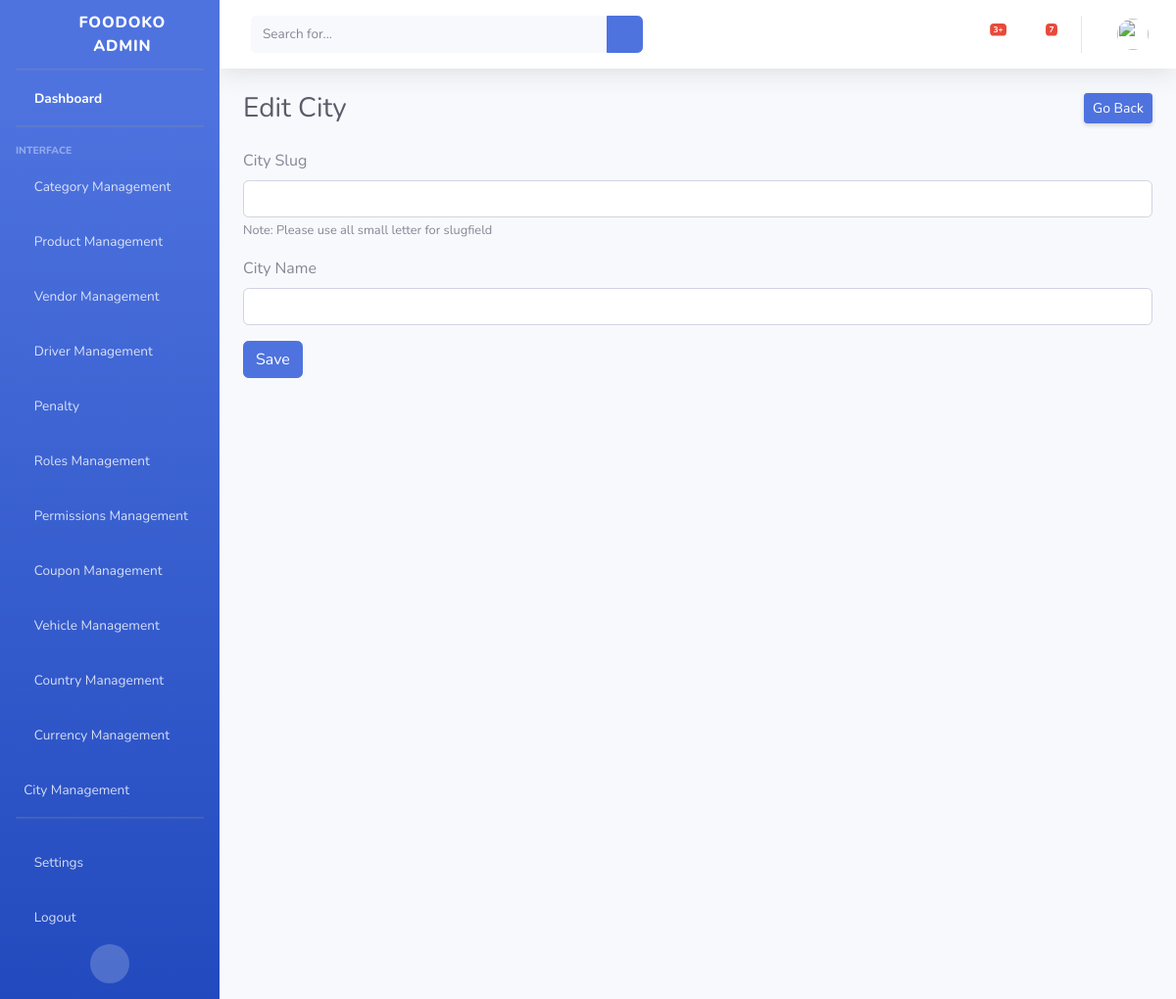
The app's page /adminpanel/edit-city/dhaka/, older data.
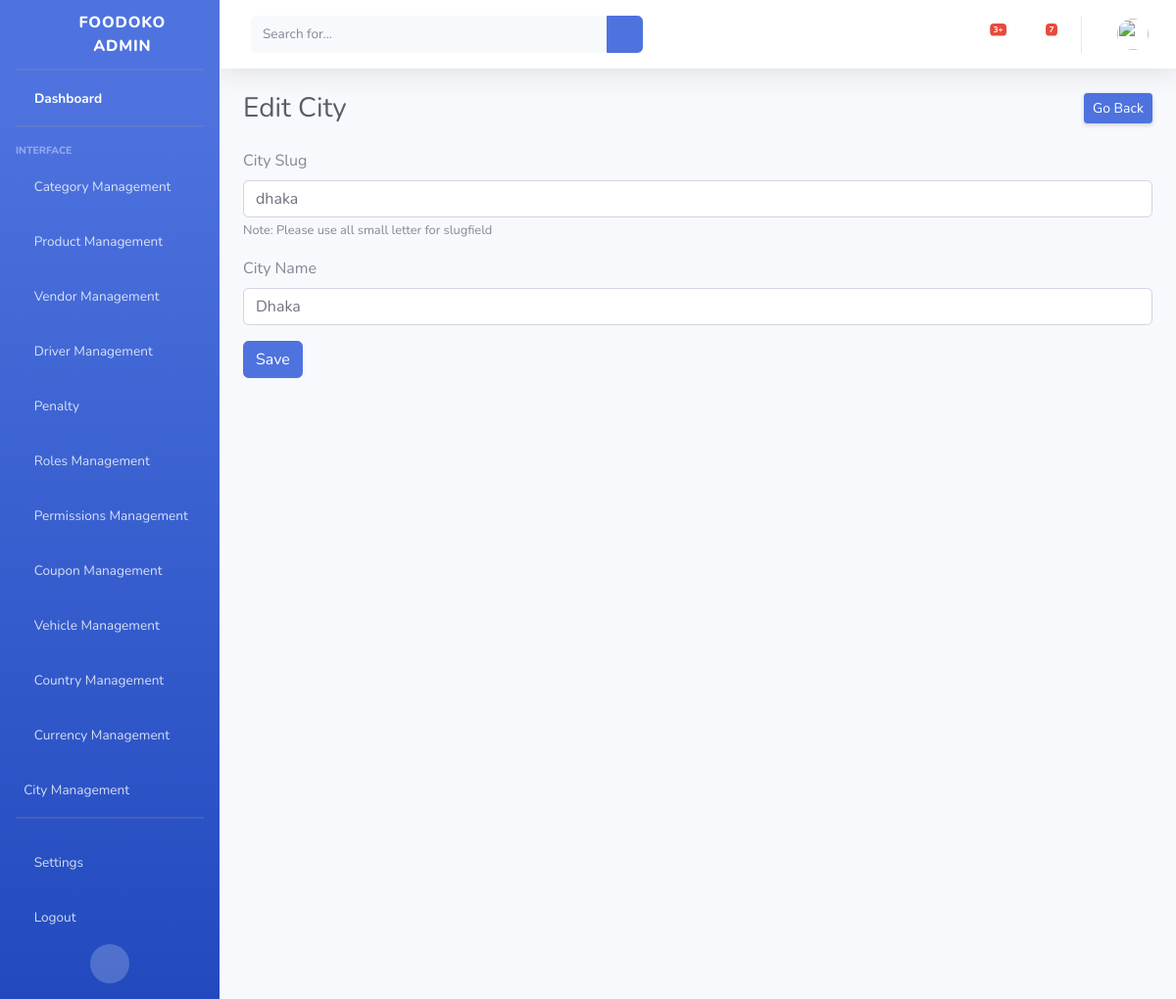
The same page, newer data.
### Dashboard/models.py (models this page shows, shortened)
class City(models.Model):
    slug = models.SlugField()
    city_name = models.CharField(max_length=255)
    class Meta:
        ordering = ["-id"]

### Dashboard/views.py (the view, shortened to what this page needs)
# urls.py: path("edit-city/<slug:city_slug>/", EditCity.as_view(), name="EditCity"),
class EditCity(View):
    template_name = "city/edit_city.html"
    def get_object(self, city_slug):
        try:
            return City.objects.get(slug=city_slug)
        except City.DoesNotExist:
            return Http404
    def get(self, request, city_slug):
        city_obj = self.get_object(city_slug)
        args = {
            "city_obj": city_obj,
        }
        return render(request, self.template_name, args)

### Dashboard/templates/city/edit_city.html (shortened to what this page needs)
{% load static %}
{% include 'base.html' %}
<body id="page-top">
    <div id="wrapper">
        {% include 'admin-sidebar.html' %}
        <div id="content-wrapper" class="d-flex flex-column">
            <div id="content">
               {% include 'admin-nav.html' %}
                <div class="container-fluid">
                    <div class="d-sm-flex align-items-center justify-content-between mb-4">
                        <h1 class="h3 mb-0 text-gray-800">Edit City</h1>
                        <a href="{% url 'CityManagement' %}" class="d-none d-sm-inline-block btn btn-sm btn-primary shadow-sm">Go Back</a>
                    </div>
                    <form action="" method="POST" enctype="multipart/form-data">
                    <div class="add___cat___form">
                        <div class="mb-3">
                            <label for="cat-title" class="form-label">City Slug</label>
                            <input type="text" value="{{ city_obj.slug }}" class="form-control" name="slug" id="cat-title" aria-describedby="category">
                            <small>Note: Please use all small letter for slugfield</small>
                    </div>
                    <div class="add___cat___form">
                        <div class="mb-3">
                            <label for="cat-title" class="form-label">City Name</label>
                            <input type="text" value="{{ city_obj.city_name }}" class="form-control" name="city_name" id="cat-title" aria-describedby="category">
                    </div>
                    <button class="btn btn-primary">Save</button>
                      </div>
                </div>
                </form>
                </div>
            </div>
        </div>
    </div>
</body>

Row changes from the older to the newer data that the page shows:
added City: slug "dhaka", city_name "Dhaka"
